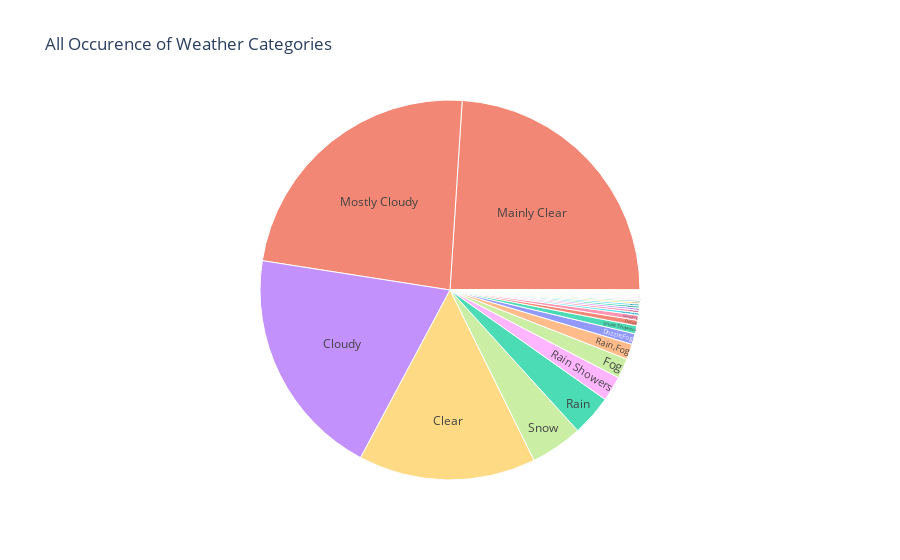

This figure's notebook cell:
### Markdown cell above
# Data Visualization

### Code cell
import plotly.express as px
plt.figure(figsize=(3, 5))
weather_counts = wdata['weather condition'].value_counts()
fig = px.sunburst(
data_frame=weather_counts.reset_index(),
path=['weather condition'],
values=wdata['weather condition'].value_counts(),
color='weather condition',
color_continuous_scale='rocket',
title='All Occurence of Weather Categories')
fig.show()

### Figure 1 — Plotly figure (JSON) as saved in the notebook; plotly's stock layout.template omitted (floating-point values rounded to 4 significant figures)
{"data": [{"branchvalues": "total", "customdata": [["Drizzle,Fog"], ["Drizzle"], ["Freezing Drizzle,Snow"], ["Freezing Drizzle,Fog"], ["Thunderstorms,Heavy Rain Showers"], ["Rain,Snow,Ice Pellets"], ["Freezing Rain,Snow Grains"], ["Fog"], ["Moderate Rain,Fog"], ["Moderate Snow,Blowing Snow"], ["Rain,Haze"], ["Mainly Clear"], ["Rain"], ["Haze"], ["Rain,Fog"], ["Rain,Snow,Fog"], ["Thunderstorms"], ["Thunderstorms,Rain,Fog"], ["Freezing Rain,Ice Pellets,Fog"], ["Clear"], ["Snow,Ice Pellets"], ["Rain Showers,Fog"], ["Snow Showers"], ["Cloudy"], ["Drizzle,Snow"], ["Drizzle,Snow,Fog"], ["Snow Showers,Fog"], ["Snow"], ["Freezing Drizzle"], ["Rain,Ice Pellets"], ["Thunderstorms,Rain"], ["Freezing Rain,Fog"], ["Thunderstorms,Rain Showers"], ["Snow,Haze"], ["Rain Showers,Snow Showers"], ["Drizzle,Ice Pellets,Fog"], ["Snow,Fog"], ["Freezing Drizzle,Haze"], ["Rain Showers"], ["Freezing Rain"], ["Freezing Fog"], ["Mostly Cloudy"], ["Moderate Snow"], ["Snow Pellets"], ["Thunderstorms,Rain Showers,Fog"], ["Snow,Blowing Snow"], ["Rain,Snow"], ["Freezing Rain,Haze"], ["Rain,Snow Grains"], ["Thunderstorms,Moderate Rain Showers,Fog"]], "domain": {"x": [0, 1], "y": [0, 1]}, "hovertemplate": "labels=%{label}<br>value=%{value}<br>parent=%{parent}<br>id=%{id}<br>weather condition=%{customdata[0]}<extra></extra>", "ids": ["Drizzle,Fog", "Drizzle", "Freezing Drizzle,Snow", "Freezing Drizzle,Fog", "Thunderstorms,Heavy Rain Showers", "Rain,Snow,Ice Pellets", "Freezing Rain,Snow Grains", "Fog", "Moderate Rain,Fog", "Moderate Snow,Blowing Snow", "Rain,Haze", "Mainly Clear", "Rain", "Haze", "Rain,Fog", "Rain,Snow,Fog", "Thunderstorms", "Thunderstorms,Rain,Fog", "Freezing Rain,Ice Pellets,Fog", "Clear", "Snow,Ice Pellets", "Rain Showers,Fog", "Snow Showers", "Cloudy", "Drizzle,Snow", "Drizzle,Snow,Fog", "Snow Showers,Fog", "Snow", "Freezing Drizzle", "Rain,Ice Pellets", "Thunderstorms,Rain", "Freezing Rain,Fog", "Thunderstorms,Rain Showers", "Snow,Haze", "Rain Showers,Snow Showers", "Drizzle,Ice Pellets,Fog", "Snow,Fog", "Freezing Drizzle,Haze", "Rain Showers", "Freezing Rain", "Freezing Fog", "Mostly Cloudy", "Moderate Snow", "Snow Pellets", "Thunderstorms,Rain Showers,Fog", "Snow,Blowing Snow", "Rain,Snow", "Freezing Rain,Haze", "Rain,Snow Grains", "Thunderstorms,Moderate Rain Showers,Fog"], "labels": ["Drizzle,Fog", "Drizzle", "Freezing Drizzle,Snow", "Freezing Drizzle,Fog", "Thunderstorms,Heavy Rain Showers", "Rain,Snow,Ice Pellets", "Freezing Rain,Snow Grains", "Fog", "Moderate Rain,Fog", "Moderate Snow,Blowing Snow", "Rain,Haze", "Mainly Clear", "Rain", "Haze", "Rain,Fog", "Rain,Snow,Fog", "Thunderstorms", "Thunderstorms,Rain,Fog", "Freezing Rain,Ice Pellets,Fog", "Clear", "Snow,Ice Pellets", "Rain Showers,Fog", "Snow Showers", "Cloudy", "Drizzle,Snow", "Drizzle,Snow,Fog", "Snow Showers,Fog", "Snow", "Freezing Drizzle", "Rain,Ice Pellets", "Thunderstorms,Rain", "Freezing Rain,Fog", "Thunderstorms,Rain Showers", "Snow,Haze", "Rain Showers,Snow Showers", "Drizzle,Ice Pellets,Fog", "Snow,Fog", "Freezing Drizzle,Haze", "Rain Showers", "Freezing Rain", "Freezing Fog", "Mostly Cloudy", "Moderate Snow", "Snow Pellets", "Thunderstorms,Rain Showers,Fog", "Snow,Blowing Snow", "Rain,Snow", "Freezing Rain,Haze", "Rain,Snow Grains", "Thunderstorms,Moderate Rain Showers,Fog"], "marker": {"colors": ["#636efa", "#EF553B", "#00cc96", "#ab63fa", "#FFA15A", "#19d3f3", "#FF6692", "#B6E880", "#FF97FF", "#FECB52", "#636efa", "#EF553B", "#00cc96", "#ab63fa", "#FFA15A", "#19d3f3", "#FF6692", "#B6E880", "#FF97FF", "#FECB52", "#636efa", "#EF553B", "#00cc96", "#ab63fa", "#FFA15A", "#19d3f3", "#FF6692", "#B6E880", "#FF97FF", "#FECB52", "#636efa", "#EF553B", "#00cc96", "#ab63fa", "#FFA15A", "#19d3f3", "#FF6692", "#B6E880", "#FF97FF", "#FECB52", "#636efa", "#EF553B", "#00cc96", "#ab63fa", "#FFA15A", "#19d3f3", "#FF6692", "#B6E880", "#FF97FF", "#FECB52"]}, "name": "", "parents": ["", "", "", "", "", "", "", "", "", "", "", "", "", "", "", "", "", "", "", "", "", "", "", "", "", "", "", "", "", "", "", "", "", "", "", "", "", "", "", "", "", "", "", "", "", "", "", "", "", ""], "type": "sunburst", "values": [80, 41, 11, 6, 1, 4, 1, 150, 1, 2, 3, 2106, 306, 16, 116, 1, 2, 1, 1, 1326, 6, 1, 60, 1728, 2, 15, 4, 390, 7, 1, 3, 4, 16, 5, 2, 1, 37, 3, 188, 14, 4, 2069, 4, 1, 3, 19, 18, 2, 1, 1]}], "layout": {"legend": {"tracegroupgap": 0}, "title": {"text": "All Occurence of Weather Categories"}}}
